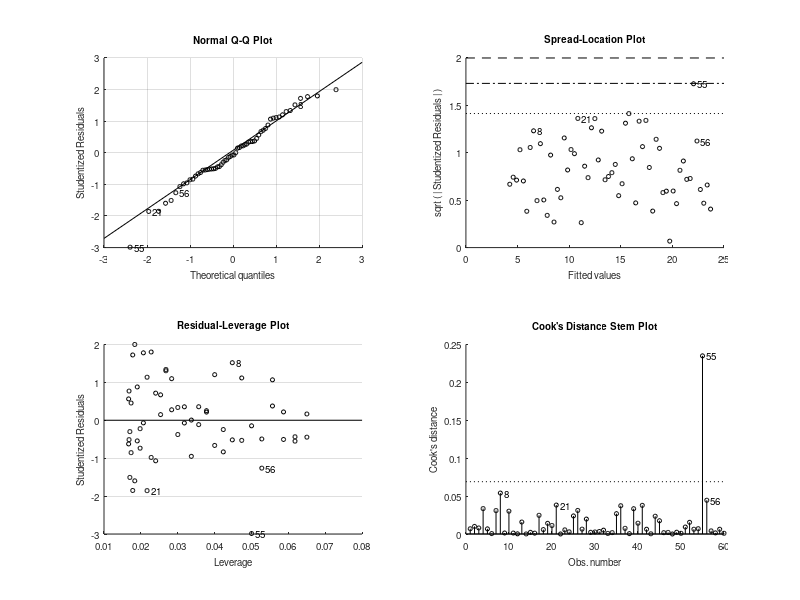

MATLAB code to generate this figure: (Note: this script raises an error after producing the figure.)
%% matlab_prediction.m — 预测/回归类求解模板 (C/E 题)
% 对应论文 §5.x 预测模型建立与精度分析
% 调用: matlab -batch "run('matlab_prediction.m')"
% 国赛常见: 销量/产量预测、人口预测、能耗预测、趋势外推、灰色预测
% 本模板用模拟数据即可运行，实际赛题替换为附件数据并核对量纲
clear; clc; rng(42);
if ~exist('figures', 'dir'); mkdir('figures'); end   % 保证图表目录存在
if ~exist('results', 'dir'); mkdir('results'); end   % 保证结果目录存在

%% 1. 参数定义与模拟数据生成
% 模拟序列 = "确定性趋势(线性+周期) + 随机噪声"，对应国赛常见数据形态
N = 60;                              % 样本长度
t = (1:N)';                          % 时间自变量 1~60
y_obs = 2.0 + 0.4*t + 3*sin(t/5) + 2*randn(N,1);   % 观测值(含噪声)

% 灰色预测 GM(1,1) 输入: 取单调递增的近等比序列，否则先做平滑预处理
x0 = 100 + 2*(1:20)' + 0.5*randn(20,1);            % 原始序列，长度 20

%% 2. 模型建立
% 2.1 一元线性回归（Linear Regression）：y = beta0 + beta1*t + eps
%     用最小二乘法(Ordinary Least Squares, OLS)估计参数，对应论文"回归模型表达式"
% 2.2 多项式拟合（Polynomial Fitting）：y = p1 t^2 + p2 t + p3，polyfit 求系数
% 2.3 指数平滑（Exponential Smoothing）：s_t = alpha*y_t + (1-alpha)*s_{t-1}
%     用于平滑噪声、短期外推；缺失值用 fillmissing 线性插值填补
% 2.4 灰色预测（Grey Model, GM(1,1)）：对累加序列建立一阶单变量灰色微分方程，
%     发展系数 a 与灰作用量 u 用最小二乘估计，再累减还原预测值

%% 3. 数值求解
% 3.1 线性回归求解 (fitlm 输出参数估计+t检验+拟合优度; 无该工具箱时回退到 polyfit 的等价 OLS)
if exist('fitlm', 'file')
    mdl  = fitlm(t, y_obs);
    b    = mdl.Coefficients.Estimate;    % [截距; 斜率]
    y_lr = predict(mdl, t);              % 线性回归拟合值
else
    pf_lr = polyfit(t, y_obs, 1);        % 与最小二乘等价的回退(斜率, 截距)
    b     = [pf_lr(2), pf_lr(1)];        % 统一为 [截距; 斜率]
    y_lr  = polyval(pf_lr, t);
end

% 3.2 多项式拟合求解 (polyfit/polyval)
p     = polyfit(t, y_obs, 2);
y_poly = polyval(p, t);

% 3.3 指数平滑求解 (自实现一次指数平滑)
alpha = 0.4;
s     = zeros(size(y_obs));
s(1)  = y_obs(1);
for k = 2:N                          % Step1: 递推更新平滑值
    s(k) = alpha*y_obs(k) + (1-alpha)*s(k-1);
end
% Step2: fillmissing 线性插值填补缺失示例 (人为挖空 3 个点)
y_missing         = y_obs;
y_missing([10 20 30]) = NaN;
y_filled          = fillmissing(y_missing, 'linear');

% 3.4 灰色预测 GM(1,1) 求解 (自实现，见文件尾部子函数)
[gm_pred, gm_a, gm_u] = grey_gm11(x0);

%% 4. 结果: 各预测模型关键数值输出
r2   = @(y, yp) 1 - sum((y-yp).^2)/sum((y-mean(y)).^2);   % 决定系数 R²
mae  = @(y, yp) mean(abs(y-yp));                          % 平均绝对误差
fprintf('==== 预测模型精度对比 ====\n');
fprintf('线性回归   : R²=%.4f, MAE=%.4f, 斜率=%.4f, 截距=%.4f\n', ...
    r2(y_obs, y_lr), mae(y_obs, y_lr), b(2), b(1));
fprintf('多项式(2次): R²=%.4f, MAE=%.4f\n', r2(y_obs, y_poly), mae(y_obs, y_poly));
fprintf('指数平滑   : MAE=%.4f\n', mae(y_obs, s));
fprintf('灰色GM(1,1): 发展系数 a=%.4f, 灰作用量 u=%.4f\n', gm_a, gm_u);
fprintf('GM(1,1) 后3期还原值: %.2f, %.2f, %.2f\n', gm_pred(end-2:end));

%% 5. 可视化: 各模型拟合/预测对比
figure('Color', 'w');
subplot(2,2,1);
plot(t, y_obs, 'o', t, y_lr, 'r-', 'LineWidth', 1.5);
xlabel('时间 t'); ylabel('观测 y'); legend('观测', '线性回归'); grid on; title('线性回归');
subplot(2,2,2);
plot(t, y_obs, 'o', t, y_poly, 'g-', 'LineWidth', 1.5);
xlabel('时间 t'); ylabel('观测 y'); legend('观测', '多项式'); grid on; title('多项式拟合');
subplot(2,2,3);
plot(t, y_obs, 'o', t, s, 'm-', 'LineWidth', 1.5);
xlabel('时间 t'); ylabel('观测 y'); legend('观测', '指数平滑'); grid on; title('指数平滑');
subplot(2,2,4);
plot(1:numel(x0), x0, 'o', 1:numel(x0), gm_pred, 'r-', 'LineWidth', 1.5);
xlabel('期数 k'); ylabel('序列值'); legend('原始', 'GM(1,1)拟合'); grid on;
title('灰色预测 GM(1,1)');
saveas(gcf, 'figures/matlab_prediction.png');

%% 6. 结果落盘 (对应论文 result*.xlsx)
res_pred = table(r2(y_obs, y_lr), r2(y_obs, y_poly), mae(y_obs, s), gm_a, gm_u, ...
    'VariableNames', {'r2_lr', 'r2_poly', 'mae_ema', 'gm_a', 'gm_u'});
writetable(res_pred, 'results/result_matlab_prediction.xlsx');
writetable(table(t, y_obs, y_lr, y_poly, s), 'results/result_matlab_prediction_data.xlsx');
fprintf('已保存 figures/matlab_prediction.png 与 results/result_matlab_prediction*.xlsx\n');

%% 7. SARIMA 季节ARIMA 演示 (国赛高频, 带季节周期)
% 思路: 带明显季节周期的时序用季节 ARIMA(SARIMA) 刻画, 兼顾趋势+周期+噪声。
% 说明: 若已安装 Econometrics Toolbox 可用 arima/estimate/forecast 直接建模;
%       否则用自实现的"季节外推"(季节型平移+趋势)作等价演示。
y_s = 20 + 0.05*(1:24)' + 3*sin((1:24)'*2*pi/6) + 0.5*randn(24, 1);  % 短季节序列(周期6)
hs = 6;                                   % 预测步数(一个季节周期)
if exist('arima', 'file') > 0
    % Econometrics Toolbox: SARIMA (p,d,q)(P,D,Q)_s, 此处取 (1,1,0)(1,0,0)_6
    model_s = arima('Constant', NaN, 'ARLags', 1, 'D', 1, 'Seasonality', 6, ...
                    'SARLags', 1, 'Distribution', 'Gaussian');
    est_s = estimate(model_s, y_s, 'Display', 'off');
    yf = forecast(est_s, hs, 'Y0', y_s);
    fprintf('SARIMA (Econometrics Toolbox): 未来 %d 期预测: %s\n', hs, sprintf('%.2f  ', yf));
else
    % 未检测到 Econometrics Toolbox: 需该工具箱才可用 arima/sarima,
    % 此处用自实现"季节外推"代替: 上一周期同期值 + 全程平均增量(趋势)。
    period = 6;
    trend_step = mean(diff(y_s));               % 平均每步增量(趋势)
    yf = zeros(hs, 1);
    for h = 1:hs
        idx = numel(y_s) - period + h;          % 上一周期对应下标
        yf(h) = y_s(idx) + period * trend_step; % 季节型 + 趋势外推
    end
    fprintf('(未检测到 Econometrics Toolbox; 需该工具箱才可用 arima/sarima)\n');
    fprintf('自实现季节外推替代: 未来 %d 期预测: %s\n', hs, sprintf('%.2f  ', yf));
end

% SARIMA 预测可视化
figure('Color', 'w');
plot(1:numel(y_s), y_s, 'o'); hold on;
plot(numel(y_s)+(1:hs), yf, 'r-+', 'LineWidth', 1.5);
xlabel('时间'); ylabel('y'); legend('观测', 'SARIMA/季节外推预测'); grid on;
title('SARIMA 季节预测');
saveas(gcf, 'figures/matlab_prediction_sarima.png');
writetable(table((1:hs)', yf, 'VariableNames', {'step', 'sarima_forecast'}), ...
    'results/result_matlab_prediction_sarima.xlsx');
fprintf('已保存 figures/matlab_prediction_sarima.png 与 results/result_matlab_prediction_sarima.xlsx\n');

%% 子函数: 灰色预测 GM(1,1) 自实现
% Grey Model, GM(1,1) 一阶单变量灰色模型
% Step1: 一次累加生成(Accumulating Generation Operator, AGO) x1
% Step2: 构造紧邻均值背景值 z1(k)
% Step3: 构造矩阵 B/Y，最小二乘估计参数 (a 发展系数, u 灰作用量)
% Step4: 白化方程求解并累减(IAOG)还原得到原始量预测
function [pred, a, u] = grey_gm11(x0)
    x0 = x0(:);                                  % 保证为列向量
    n  = numel(x0);
    x1 = cumsum(x0);                             % Step1: 一次累加生成
    z1 = 0.5*(x1(2:end) + x1(1:end-1));          % Step2: 紧邻均值背景值
    B  = [-z1, ones(n-1, 1)];                    % Step3: 数据矩阵 B
    Y  = x0(2:end);                              % Step3: 数据向量 Y
    P  = (B'*B) \ (B'*Y);                        % Step3: 最小二乘 [a; u]
    a  = P(1); u = P(2);
    k  = (0:n-1)';                               % Step4: 白化方程解
    if abs(a) < 1e-12                            % a→0 时用解析极限, 避免除以 0
        x1_hat = x0(1) + u * k;
    else
        x1_hat = (x0(1) - u/a) * exp(-a*k) + u/a;
    end
    x1_hat(1) = x0(1);
    pred = [x1_hat(1); diff(x1_hat)];            % Step4: 累减(IAOG)还原
end
